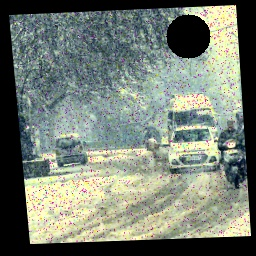
#> input picture driving_images/im001-snow.jpg, 256 x 256 px, found by its file name
$ python debug_color.py
#> lines starting #> are read from the running program, lines starting #| are printed output that depends on the picture; after the words box and inside, x2 and y2 are one past the last pixel; in counts of white or black regions, pixels touching at a corner belong together
### color.py
import cv2
import numpy as np
import os
import glob

# Comment out matplotlib to avoid NumPy compatibility issues
# import matplotlib.pyplot as plt


class EnhancedColorCorrector:
    def __init__(self, debug=False):
        self.debug = debug

    def analyze_image(self, image):
        """Analyze the image and determine the correction needed."""
        # Only consider non-black pixels
        non_black = np.logical_or.reduce(
            (
                image[:, :, 0] > 5,  # Blue
                image[:, :, 1] > 5,  # Green
                image[:, :, 2] > 5,  # Blue
            )
        )

        metrics = {}

        if np.any(non_black):
            # Get non-black regions
            b_vals = image[:, :, 0][non_black]
            g_vals = image[:, :, 1][non_black]
            r_vals = image[:, :, 2][non_black]

            # Calculate metrics
            metrics["mean_b"] = np.mean(b_vals)
            metrics["mean_g"] = np.mean(g_vals)
            metrics["mean_r"] = np.mean(r_vals)

            metrics["std_b"] = np.std(b_vals)
            metrics["std_g"] = np.std(g_vals)
            metrics["std_r"] = np.std(r_vals)

            # Calculate average luminance
            metrics["luminance"] = (
                0.299 * metrics["mean_r"]
                + 0.587 * metrics["mean_g"]
                + 0.114 * metrics["mean_b"]
            )

            # Determine if image has color cast
            channel_means = [metrics["mean_b"], metrics["mean_g"], metrics["mean_r"]]
            max_idx = np.argmax(channel_means)
            min_idx = np.argmin(channel_means)

            color_names = ["blue", "green", "red"]
            metrics["dominant_color"] = color_names[max_idx]
            metrics["recessive_color"] = color_names[min_idx]

            # Calculate color imbalance
            max_diff = max(
                [
                    abs(metrics["mean_r"] - metrics["mean_g"]),
                    abs(metrics["mean_r"] - metrics["mean_b"]),
                    abs(metrics["mean_g"] - metrics["mean_b"]),
                ]
            )

            metrics["color_imbalance"] = max_diff

            # Determine if there's a significant color cast
            if max_diff > 15:
                metrics["has_color_cast"] = True
            else:
                metrics["has_color_cast"] = False

            # Check contrast
            metrics["contrast"] = max(
                metrics["std_r"], metrics["std_g"], metrics["std_b"]
            )

            # Get histogram information
            for i, channel in enumerate(["b", "g", "r"]):
                # Calculate histogram
                hist = cv2.calcHist([image], [i], None, [256], [0, 256])

                # Find significant range (5% to 95% percentile)
                cumsum = np.cumsum(hist)
                if cumsum[-1] > 0:  # Avoid division by zero
                    cumsum = cumsum / cumsum[-1]

                    # Find 5th and 95th percentiles
                    idx_5 = np.searchsorted(cumsum, 0.05)
                    idx_95 = np.searchsorted(cumsum, 0.95)

                    metrics[f"{channel}_range"] = idx_95 - idx_5
                else:
                    metrics[f"{channel}_range"] = 0
        else:
            # Default metrics for completely black images
            metrics = {
                "mean_b": 0,
                "mean_g": 0,
                "mean_r": 0,
                "std_b": 0,
                "std_g": 0,
                "std_r": 0,
                "luminance": 0,
                "dominant_color": "none",
                "recessive_color": "none",
                "color_imbalance": 0,
                "has_color_cast": False,
                "contrast": 0,
                "b_range": 0,
                "g_range": 0,
                "r_range": 0,
            }

        return metrics

    def auto_white_balance(self, image):
        """Apply automatic white balance to correct color casts."""
        # Create a mask for non-black pixels
        non_black = np.logical_or.reduce(
            (image[:, :, 0] > 5, image[:, :, 1] > 5, image[:, :, 2] > 5)
        )

        # Create a mask array
        mask = np.zeros(image.shape[:2], dtype=np.uint8)
        mask[non_black] = 255

        # Apply white balance only to non-black pixels
        result = image.copy()

        if np.any(non_black):
            # Split the image into channels
            b, g, r = cv2.split(image)

            # Calculate the average values for non-black regions
            b_avg = np.mean(b[non_black])
            g_avg = np.mean(g[non_black])
            r_avg = np.mean(r[non_black])

            # Calculate the overall average
            avg = (b_avg + g_avg + r_avg) / 3

            # Calculate scaling factors (avoid division by zero)
            b_scale = avg / b_avg if b_avg > 0 else 1
            g_scale = avg / g_avg if g_avg > 0 else 1
            r_scale = avg / r_avg if r_avg > 0 else 1

            # Apply scaling
            b_balanced = np.clip(b * b_scale, 0, 255).astype(np.uint8)
            g_balanced = np.clip(g * g_scale, 0, 255).astype(np.uint8)
            r_balanced = np.clip(r * r_scale, 0, 255).astype(np.uint8)

            # Merge the balanced channels
            balanced = cv2.merge([b_balanced, g_balanced, r_balanced])

            # Apply the balanced image only to non-black regions
            result = image.copy()
            result[non_black] = balanced[non_black]

        return result

    def correct_brightness(self, image, metrics):
        """Adjust brightness based on image analysis."""
        # Create a mask for non-black pixels
        non_black = np.logical_or.reduce(
            (image[:, :, 0] > 5, image[:, :, 1] > 5, image[:, :, 2] > 5)
        )

        # Only process if there are non-black pixels
        if not np.any(non_black):
            return image

        result = image.copy()

        # Determine target brightness (standard middle gray)
        target_brightness = 128
        current_brightness = metrics["luminance"]

        # Calculate adjustment factor
        if current_brightness < 40:
            # Very dark image: stronger correction
            gamma = 0.5
        elif current_brightness < 90:
            # Dark image: moderate correction
            gamma = 0.7
        elif current_brightness > 180:
            # Very bright image: stronger correction
            gamma = 1.5
        elif current_brightness > 140:
            # Bright image: moderate correction
            gamma = 1.2
        else:
            # Image brightness is good
            return image

        # Apply gamma correction
        inv_gamma = 1.0 / gamma
        table = np.array(
            [
                ((i / 255.0) ** inv_gamma) * 255 if i > 0 else 0
                for i in np.arange(0, 256)
            ]
        ).astype(np.uint8)

        # Apply the correction only to non-black pixels
        result = cv2.LUT(image, table)

        return result

    def enhance_contrast(self, image, metrics):
        """Enhance contrast while preserving colors."""
        # Create a mask for non-black pixels
        non_black = np.logical_or.reduce(
            (image[:, :, 0] > 5, image[:, :, 1] > 5, image[:, :, 2] > 5)
        )

        # Only process if there are non-black pixels and contrast is low
        if not np.any(non_black) or metrics["contrast"] > 40:
            return image

        # Convert to LAB color space (L=lightness, A=green-red, B=blue-yellow)
        lab = cv2.cvtColor(image, cv2.COLOR_BGR2LAB)
        l, a, b = cv2.split(lab)

        # Apply CLAHE (Contrast Limited Adaptive Histogram Equalization) to L channel
        clahe = cv2.createCLAHE(clipLimit=2.0, tileGridSize=(8, 8))
        l_clahe = clahe.apply(l)

        # Merge back the channels
        enhanced_lab = cv2.merge([l_clahe, a, b])
        enhanced = cv2.cvtColor(enhanced_lab, cv2.COLOR_LAB2BGR)

        # Apply the enhanced image only to non-black regions
        result = image.copy()
        result[non_black] = enhanced[non_black]

        return result

    def auto_correct(self, image):
        """Apply automatic color correction based on image analysis."""
        # Analyze the image first
        metrics = self.analyze_image(image)

        # Original image for comparison
        original = image.copy()

        # Step 1: White Balance Correction
        if metrics["has_color_cast"]:
            image = self.auto_white_balance(image)

        # Step 2: Brightness Correction
        image = self.correct_brightness(image, metrics)

        # Step 3: Contrast Enhancement
        # Check if any channel has low dynamic range
        low_range = any(
            [
                metrics["r_range"] < 100,
                metrics["g_range"] < 100,
                metrics["b_range"] < 100,
            ]
        )

        if low_range or metrics["contrast"] < 40:
            image = self.enhance_contrast(image, metrics)

        return image

    # [39 lines left out: function process_directory, not called in this run]


# Example usage
# [25 lines that do not run on import are left out]

### debug_color.py
import cv2
import os
import numpy as np
from color import EnhancedColorCorrector

# Create a directory for debug images
debug_dir = "debug_color_output"
os.makedirs(debug_dir, exist_ok=True)

# Initialize the color corrector with debug mode on
corrector = EnhancedColorCorrector(debug=True)

# Process a single image for debugging
image_path = "/Users/morgan/Documents/GitHub/COMP2271_IP/driving_images/im001-snow.jpg"
print(f"Processing {image_path}")

# Read the image
image = cv2.imread(image_path)
#> image is the input picture: shape (256, 256, 3); mean B, G, R 115.6, 126.8, 118.6
if image is None:
    print(f"Error: Could not read image at {image_path}")
    exit(1)

# Save original image for comparison
original_path = os.path.join(debug_dir, "original.jpg")
cv2.imwrite(original_path, image)

# Analyze the image
metrics = corrector.analyze_image(image)
#> in analyze_image, `non_black = np.logical_or.reduce( ( image[:, :, 0] > 5,`:
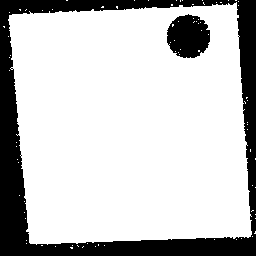
#> non_black: shape (256, 256) bool; 77.8% white; 2 black regions, box (x1, y1, x2, y2) and area: (0, 0, 256, 256) 13134, (167, 14, 210, 58) 1446
#> in analyze_image, `channel_means = [metrics["mean_b"], metrics["mean_g"], metrics["mean_r..`: channel_means = [148.5, 163, 152.4]
#> in analyze_image, `max_idx = np.argmax(channel_means)`: max_idx = 1
#> in analyze_image, `min_idx = np.argmin(channel_means)`: min_idx = 0
#> in analyze_image, `max_diff = max( [ abs(metrics["mean_r"] - metrics["mean_g"]), abs(metr..`: max_diff = 14.48
#> the loop in analyze_image, `for i, channel in enumerate(["b", "g", "r"]):` made 3 passes
#> idx_95 on passes 1 to 3: 205, 246, 248
#> after the loop in analyze_image, `for i, channel in enumerate(["b", "g", "r"]):`: idx_5 = 0; idx_95 = 248; metrics = 15 items
#> metrics = 15 items
print("Image Analysis Metrics:")
for key, value in metrics.items():
    print(f"  {key}: {value}")
#> this loop made 15 passes
#> (key, value) on passes 1 to 8: ('mean_b', 148.5), ('mean_g', 163), ('mean_r', 152.4), ('std_b', 41.41), ('std_g', 55.04), ('std_r', 60.1), ('luminance', 158.2), ('dominant_color', 'green')
#> (printed output is left out)

# Step 1: White Balance
white_balanced = corrector.auto_white_balance(image)
#> in auto_white_balance, `b, g, r = cv2.split(image)`:
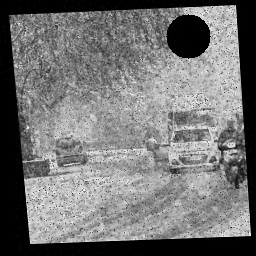
#> b: shape (256, 256); min 0, max 255, mean 115.6
#> in auto_white_balance, `b, g, r = cv2.split(image)`:
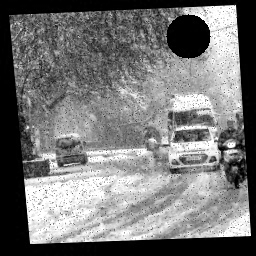
#> r: shape (256, 256); min 0, max 255, mean 118.6
#> in auto_white_balance, `b_avg = np.mean(b[non_black])`: b_avg = 148.5
#> in auto_white_balance, `g_avg = np.mean(g[non_black])`: g_avg = 163
#> in auto_white_balance, `r_avg = np.mean(r[non_black])`: r_avg = 152.4
#> in auto_white_balance, `avg = (b_avg + g_avg + r_avg) / 3`: avg = 154.6
#> in auto_white_balance, `b_scale = avg / b_avg if b_avg > 0 else 1`: b_scale = 1.04
#> in auto_white_balance, `g_scale = avg / g_avg if g_avg > 0 else 1`: g_scale = 0.949
#> in auto_white_balance, `r_scale = avg / r_avg if r_avg > 0 else 1`: r_scale = 1.01
wb_path = os.path.join(debug_dir, "1_white_balanced.jpg")
cv2.imwrite(wb_path, white_balanced)
print(f"White balanced image saved to {wb_path}")

# Step 2: Brightness Correction
brightness_corrected = corrector.correct_brightness(white_balanced, metrics)
#> in correct_brightness, `current_brightness = metrics["luminance"]`: current_brightness = 158.2
bright_path = os.path.join(debug_dir, "2_brightness_corrected.jpg")
cv2.imwrite(bright_path, brightness_corrected)
print(f"Brightness corrected image saved to {bright_path}")

# Step 3: Contrast Enhancement
contrast_enhanced = corrector.enhance_contrast(brightness_corrected, metrics)
#> in enhance_contrast, `non_black = np.logical_or.reduce( (image[:, :, 0] > 5, image[:, :, 1] ..`:
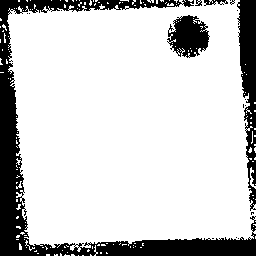
#> non_black: shape (256, 256) bool; 81% white; 18 black regions (13 under 20 px), largest, box (x1, y1, x2, y2) and area: (0, 0, 256, 256) 8853, (237, 0, 256, 211) 2276, (167, 15, 210, 58) 1196, (204, 0, 228, 6) 75, (195, 0, 202, 6) 25
contrast_path = os.path.join(debug_dir, "3_contrast_enhanced.jpg")
cv2.imwrite(contrast_path, contrast_enhanced)
print(f"Contrast enhanced image saved to {contrast_path}")

# Final result using full auto_correct function
final = corrector.auto_correct(image)
#> the loop in analyze_image (call 2), `for i, channel in enumerate(["b", "g", "r"]):` made 3 passes
#> in auto_correct, `metrics = self.analyze_image(image)`: metrics = 15 items
#> in auto_correct, `low_range = any( [ metrics["r_range"] < 100, metrics["g_range"] < 100,..`: low_range = False
final_path = os.path.join(debug_dir, "4_final_result.jpg")
cv2.imwrite(final_path, final)
print(f"Final result saved to {final_path}")

# Create a comparison image with all steps side by side
def create_comparison_image(images, titles):
    # Resize images to a common height
    height = 300
    resized_images = []

    for img in images:
        h, w = img.shape[:2]
        aspect = w / h
        new_width = int(height * aspect)
        resized = cv2.resize(img, (new_width, height))
        resized_images.append(resized)

    # Concatenate images horizontally
    result = np.hstack(resized_images)

    # Add titles
    result_with_titles = np.zeros((height + 30, result.shape[1], 3), dtype=np.uint8)
    result_with_titles[30:, :, :] = result

    # Add title text
    font = cv2.FONT_HERSHEY_SIMPLEX
    font_scale = 0.5
    font_color = (255, 255, 255)
    font_thickness = 1

    x_offset = 0
    for i, title in enumerate(titles):
        img_width = resized_images[i].shape[1]
        text_size = cv2.getTextSize(title, font, font_scale, font_thickness)[0]
        text_x = x_offset + (img_width - text_size[0]) // 2
        cv2.putText(result_with_titles, title, (text_x, 20), font, font_scale, font_color, font_thickness)
        x_offset += img_width

    return result_with_titles

# Create comparison image
comparison_images = [image, white_balanced, brightness_corrected, contrast_enhanced, final]
comparison_titles = ["Original", "White Balance", "Brightness", "Contrast", "Final"]
comparison = create_comparison_image(comparison_images, comparison_titles)
#> the loop in create_comparison_image, `for img in images:` made 5 passes
#> pass 1, in create_comparison_image, `resized = cv2.resize(img, (new_width, height))`:
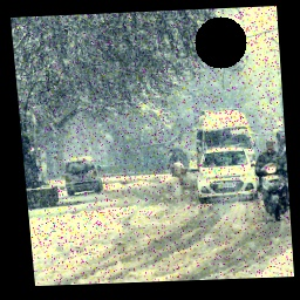
#> resized: shape (300, 300, 3); mean B, G, R 115.5, 126.7, 118.4
#> after the loop in create_comparison_image, `for img in images:`: resized_images = 5 items
#> in create_comparison_image, `result = np.hstack(resized_images)`:
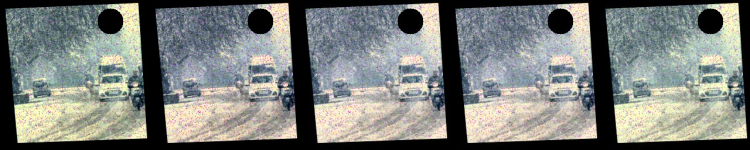
#> result: shape (300, 1500, 3) (shown at 1/2 size); mean of channels 0, 1, 2 123.8, 127.8, 124.4; drawn as B, G, R
#> after the loop in create_comparison_image, `for i, title in enumerate(titles):`:
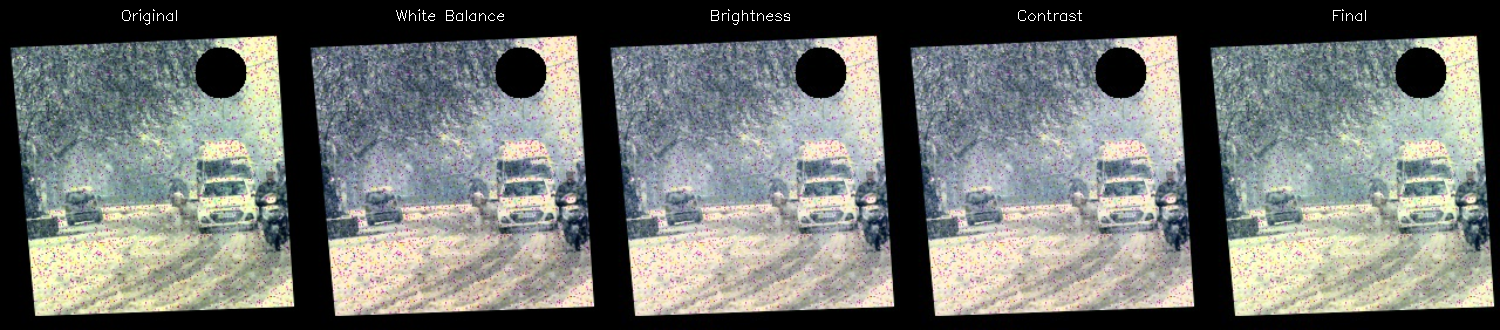
#> result_with_titles: shape (330, 1500, 3); mean of channels 0, 1, 2 113, 116.6, 113.5; drawn as B, G, R
#> after the loop in create_comparison_image, `for i, title in enumerate(titles):`: x_offset = 1500

comparison_path = os.path.join(debug_dir, "comparison.jpg")
cv2.imwrite(comparison_path, comparison)
print(f"Comparison image saved to {comparison_path}")

print("Done debugging color correction!")

$ run again, with driving_images/im002-snow.jpg copied over driving_images/im001-snow.jpg
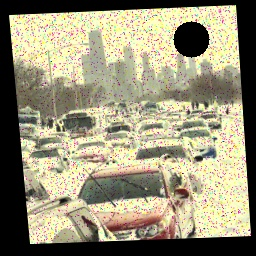
#> input picture driving_images/im002-snow.jpg, 256 x 256 px, found by its file name
#> image is the input picture: shape (256, 256, 3); mean B, G, R 120.4, 146.3, 152.1
#> in analyze_image, `non_black = np.logical_or.reduce( ( image[:, :, 0] > 5,`:
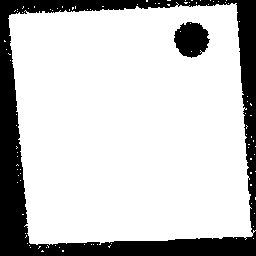
#> non_black: shape (256, 256) bool; 78.8% white; 2 black regions, box (x1, y1, x2, y2) and area: (0, 0, 256, 256) 12979, (174, 22, 210, 58) 935
#> channel_means = [152.7, 185.6, 193]
#> max_idx = 2
#> min_idx = 0
#> max_diff = 40.24
#> the loop in analyze_image, `for i, channel in enumerate(["b", "g", "r"]):` made 3 passes
#> idx_95 on passes 1 to 3: 213, 255, 255
#> after the loop in analyze_image, `for i, channel in enumerate(["b", "g", "r"]):`: idx_5 = 0; idx_95 = 255; metrics = 15 items
#> the loop `for key, value in metrics.items():` made 15 passes
#> (key, value) on passes 1 to 8: ('mean_b', 152.7), ('mean_g', 185.6), ('mean_r', 193), ('std_b', 49.84), ('std_g', 61.97), ('std_r', 61.07), ('luminance', 184.1), ('dominant_color', 'red')
#> (printed output is left out)
#> b_avg = 152.7
#> g_avg = 185.6
#> r_avg = 193
#> avg = 177.1
#> b_scale = 1.16
#> g_scale = 0.954
#> r_scale = 0.918
#> current_brightness = 184.1
#> the loop in analyze_image (call 2), `for i, channel in enumerate(["b", "g", "r"]):` made 3 passes
#> in auto_correct, `metrics = self.analyze_image(image)`: metrics = 15 items
#> low_range = False
#> the loop in create_comparison_image, `for img in images:` made 5 passes
#> after the loop in create_comparison_image, `for img in images:`: resized_images = 5 items
#> after the loop in create_comparison_image, `for i, title in enumerate(titles):`:
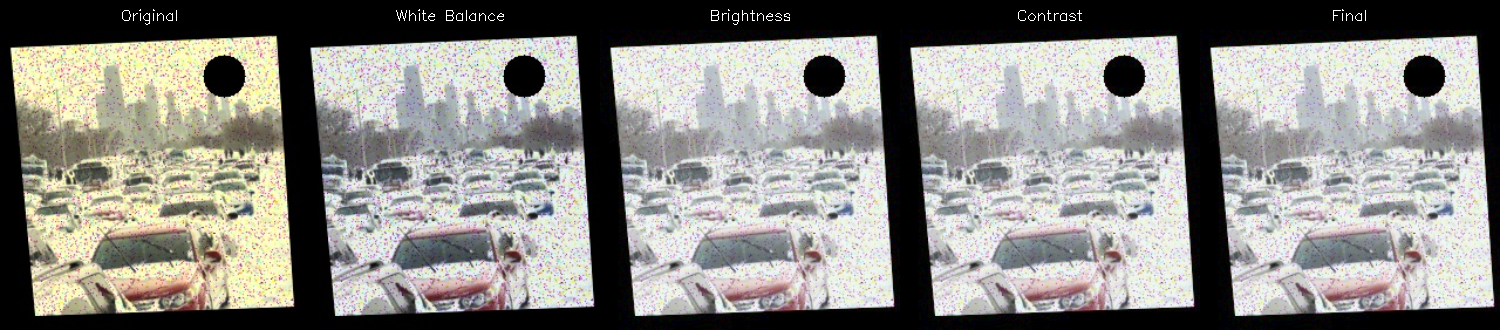
#> result_with_titles: shape (330, 1500, 3); mean of channels 0, 1, 2 131.9, 136.6, 137.8; drawn as B, G, R
#> after the loop in create_comparison_image, `for i, title in enumerate(titles):`: x_offset = 1500

$ run again, with driving_images/im003-snow.jpg copied over driving_images/im001-snow.jpg
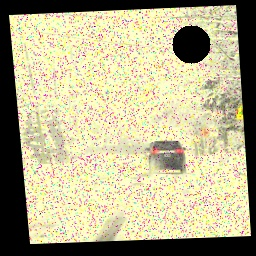
#> input picture driving_images/im003-snow.jpg, 256 x 256 px, found by its file name
#> image is the input picture: shape (256, 256, 3); mean B, G, R 141.2, 175.2, 181
#> in analyze_image, `non_black = np.logical_or.reduce( ( image[:, :, 0] > 5,`:
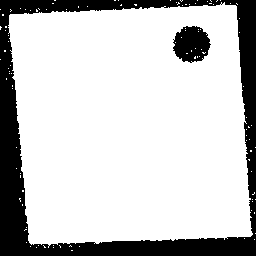
#> non_black: shape (256, 256) bool; 78.6% white; 2 black regions, box (x1, y1, x2, y2) and area: (0, 0, 256, 256) 12990, (173, 26, 211, 63) 1021
#> channel_means = [179.5, 222.8, 230.1]
#> max_idx = 2
#> min_idx = 0
#> max_diff = 50.58
#> the loop in analyze_image, `for i, channel in enumerate(["b", "g", "r"]):` made 3 passes
#> idx_95 on passes 1 to 3: 216, 255, 255
#> after the loop in analyze_image, `for i, channel in enumerate(["b", "g", "r"]):`: idx_5 = 0; idx_95 = 255; metrics = 15 items
#> the loop `for key, value in metrics.items():` made 15 passes
#> (key, value) on passes 1 to 8: ('mean_b', 179.5), ('mean_g', 222.8), ('mean_r', 230.1), ('std_b', 37.68), ('std_g', 45.03), ('std_r', 41.27), ('luminance', 220), ('dominant_color', 'red')
#> (printed output is left out)
#> b_avg = 179.5
#> g_avg = 222.8
#> r_avg = 230.1
#> avg = 210.8
#> b_scale = 1.17
#> g_scale = 0.946
#> r_scale = 0.916
#> current_brightness = 220
#> the loop in analyze_image (call 2), `for i, channel in enumerate(["b", "g", "r"]):` made 3 passes
#> in auto_correct, `metrics = self.analyze_image(image)`: metrics = 15 items
#> low_range = False
#> the loop in create_comparison_image, `for img in images:` made 5 passes
#> after the loop in create_comparison_image, `for img in images:`: resized_images = 5 items
#> after the loop in create_comparison_image, `for i, title in enumerate(titles):`:
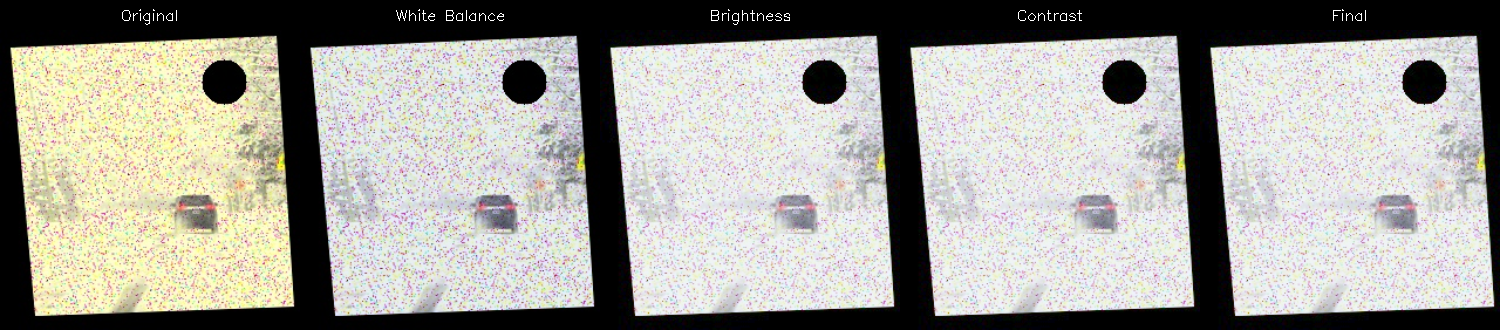
#> result_with_titles: shape (330, 1500, 3); mean of channels 0, 1, 2 151.3, 157.7, 159; drawn as B, G, R
#> after the loop in create_comparison_image, `for i, title in enumerate(titles):`: x_offset = 1500
